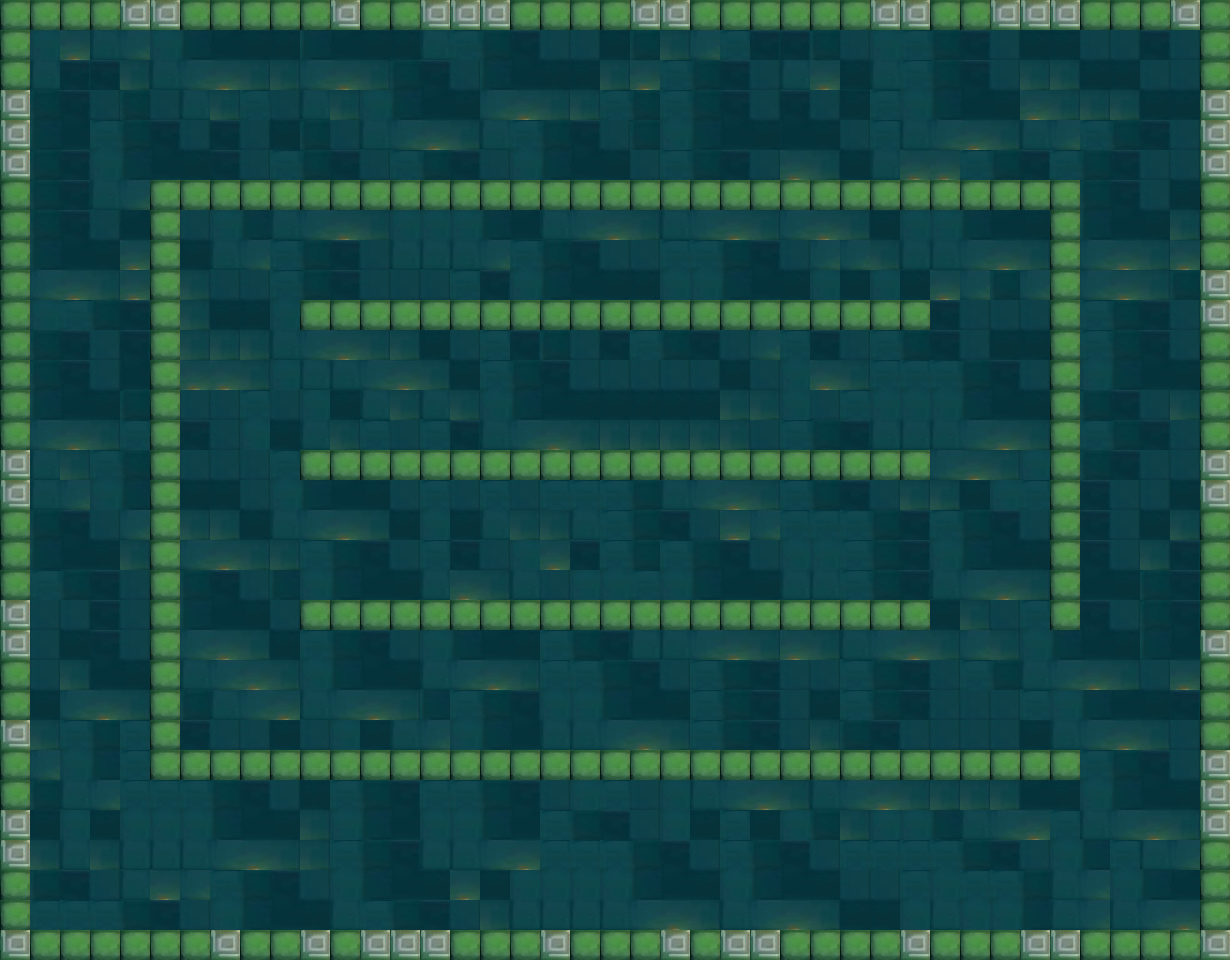

A level layout from a 2D game, rendered from its tile map. Below: a short description, then the map file with its tile-grid data intact:
An orthogonal 41x32 tile map with 30x30 px tiles, 1 tile layer (Слой тайлов 1), 2 tilesets.

<map version="1.5" tiledversion="1.7.2" orientation="orthogonal" renderorder="right-down" width="41" height="32" tilewidth="30" tileheight="30" infinite="0" nextlayerid="2" nextobjectid="1">
 <tileset firstgid="1" source="Наборы тайлов/Пол для третьей локации.tsx" />
 <tileset firstgid="13" source="Наборы тайлов/Стены для третьей локации.tsx" />
 <layer id="1" name="Слой тайлов 1" width="41" height="32">
  <data encoding="csv">
14,14,14,14,13,13,14,14,14,14,14,13,14,14,13,13,13,14,14,14,14,13,13,14,14,14,14,14,14,13,13,14,14,13,13,13,14,14,14,13,14,
14,5,11,9,10,5,6,7,8,8,6,7,8,8,9,1,2,3,4,4,8,2,12,10,1,3,3,2,4,5,1,2,3,4,8,8,4,4,3,4,14,
14,9,3,3,12,9,10,11,12,12,10,11,12,2,3,4,6,7,8,8,12,11,1,2,3,4,9,11,8,9,1,2,3,4,12,12,8,8,4,4,14,
13,2,3,4,2,4,9,12,1,4,9,12,5,6,7,8,10,11,12,12,1,2,1,2,3,4,3,4,8,1,5,6,7,8,11,12,12,12,8,8,13,
13,6,7,1,2,3,4,3,4,8,2,4,9,10,11,12,9,1,2,3,4,2,5,6,7,8,7,8,4,1,9,10,11,12,9,10,1,2,3,4,13,
13,2,3,5,6,7,8,3,4,1,2,3,4,1,2,3,4,5,6,7,8,4,1,2,3,4,11,12,8,9,11,11,1,2,3,1,2,3,4,4,13,
14,2,3,9,10,14,14,14,14,14,14,14,14,14,14,14,14,14,14,14,14,14,14,14,14,14,14,14,14,14,14,14,14,14,14,14,2,3,4,8,14,
14,2,3,4,7,14,4,5,6,9,10,11,12,5,5,5,6,7,9,10,11,12,9,10,11,12,10,11,12,8,5,5,6,7,8,14,6,7,8,12,14,
14,6,7,8,11,14,8,9,10,1,2,3,4,9,9,9,10,1,2,3,4,4,1,1,2,3,4,10,10,12,9,9,10,11,12,14,10,11,12,11,14,
14,10,11,12,11,14,12,4,4,1,2,3,4,4,4,1,3,5,6,7,8,8,5,5,6,7,8,5,8,5,8,11,10,2,10,14,10,11,12,2,13,
14,5,1,2,3,14,12,8,8,5,14,14,14,14,14,14,14,14,14,14,14,14,14,14,14,14,14,14,14,14,14,3,4,4,4,14,1,2,3,4,13,
14,2,3,4,3,14,12,12,12,9,10,11,12,12,8,4,1,3,2,4,3,1,2,3,4,10,1,3,4,1,2,3,4,8,8,14,1,2,3,4,14,
14,2,3,4,7,14,11,11,12,5,9,9,10,11,12,8,1,2,3,4,4,4,4,4,8,4,5,11,12,1,1,1,2,3,4,14,5,6,7,8,14,
14,6,7,8,2,14,4,4,1,4,5,8,9,12,9,12,5,6,7,8,8,8,8,8,12,12,5,4,1,5,5,5,6,7,8,14,2,3,4,12,14,
14,10,11,12,1,14,3,4,5,8,9,12,1,4,1,3,9,10,11,12,12,12,12,12,12,4,1,2,3,9,9,9,10,11,12,14,1,2,3,4,14,
13,9,12,1,2,14,4,4,4,1,14,14,14,14,14,14,14,14,14,14,14,14,14,14,14,14,14,14,14,14,14,10,11,12,5,14,2,3,4,4,13,
13,9,10,5,6,14,8,8,4,5,6,7,8,4,1,4,1,4,1,1,1,2,9,10,11,12,1,2,3,4,12,12,8,5,1,14,3,4,4,8,13,
14,2,3,4,10,14,12,12,8,9,10,11,12,8,5,8,9,12,12,9,1,2,3,4,11,10,1,1,1,2,3,1,2,3,4,14,3,4,8,12,14,
14,6,7,8,12,14,10,11,12,12,1,2,3,4,1,3,4,5,11,3,1,2,1,2,3,4,5,5,1,2,3,5,6,7,8,14,3,4,12,3,14,
14,1,2,3,4,14,2,3,4,6,5,6,7,8,9,11,12,9,4,5,5,1,5,6,7,8,9,9,1,2,3,9,10,11,12,14,7,8,2,3,14,
13,4,4,3,4,14,6,7,8,4,14,14,14,14,14,14,14,14,14,14,14,14,14,14,14,14,14,14,14,14,14,8,12,4,1,14,3,4,2,3,14,
13,4,8,3,4,14,10,11,12,8,1,2,3,4,5,6,7,8,1,2,3,9,9,10,11,12,11,12,9,10,11,12,10,12,5,6,7,8,6,7,13,
14,4,12,7,8,14,9,10,11,12,5,6,7,8,9,10,11,12,1,1,2,3,4,1,2,3,4,4,1,2,3,4,1,2,9,10,11,12,4,11,14,
14,8,10,11,12,14,2,9,10,11,9,10,11,12,6,1,2,3,5,5,6,7,8,1,2,3,4,8,1,2,3,4,4,4,1,5,6,7,8,3,14,
13,12,1,2,1,14,3,4,4,8,4,5,8,9,10,5,6,7,9,9,10,11,12,1,2,3,4,12,2,3,4,4,4,4,8,9,10,11,12,4,14,
14,10,5,6,1,14,14,14,14,14,14,14,14,14,14,14,14,14,14,14,14,14,14,14,14,14,14,14,14,14,14,14,14,14,14,14,1,2,3,4,13,
14,2,9,10,1,1,1,2,3,4,8,1,2,3,1,1,2,3,4,5,1,4,5,9,10,11,12,9,10,11,12,12,12,12,7,8,5,6,7,8,13,
13,8,5,8,5,5,5,6,7,8,12,5,6,7,5,5,6,7,1,2,3,4,5,8,1,8,5,2,12,5,5,6,9,10,11,1,9,10,11,12,13,
13,12,9,12,9,9,9,10,11,12,12,1,2,3,9,9,10,11,1,1,1,2,3,4,1,2,3,4,1,1,1,1,2,3,4,5,6,1,9,10,14,
14,2,3,4,9,11,10,1,2,3,4,5,6,7,8,11,8,5,5,5,5,6,7,8,5,6,7,8,4,4,1,5,1,1,2,9,10,5,6,7,14,
14,1,1,1,2,3,4,5,6,7,8,9,1,2,3,4,12,9,9,9,9,10,11,12,9,10,11,12,8,8,5,9,5,5,6,9,10,9,10,11,14,
13,14,14,14,14,14,14,13,14,14,13,14,13,13,13,14,14,14,13,14,14,14,13,14,13,13,14,14,14,14,13,14,14,14,13,13,14,14,14,14,13
</data>
 </layer>
</map>
